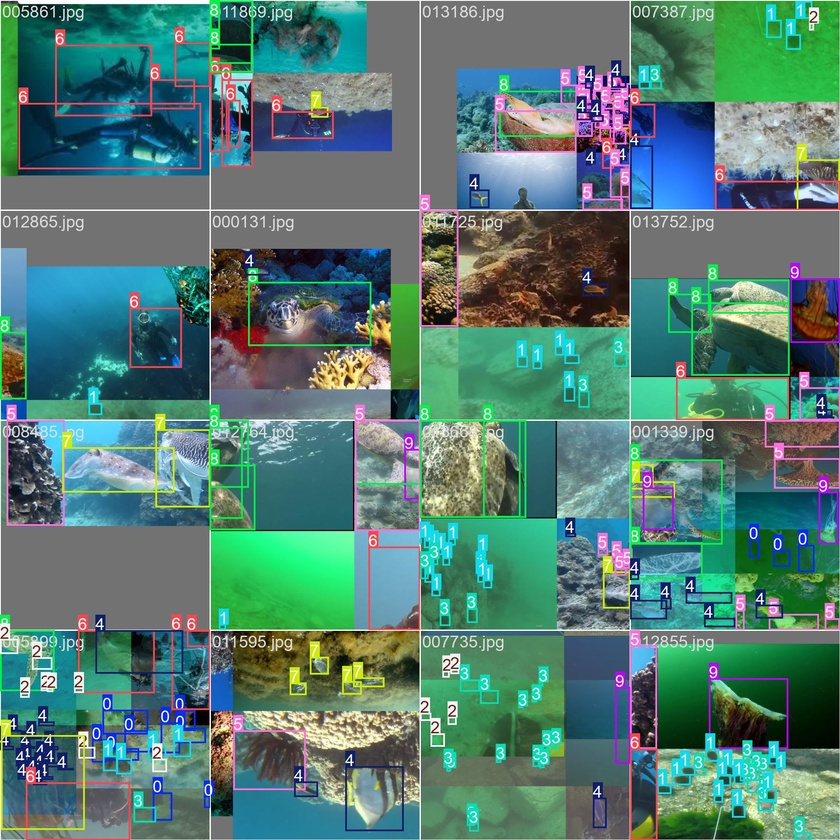
#> input picture notebooks/runs/ruod/yolov8m_raw/train_batch0.jpg, 840 x 840 px, shrunk from 1920 x 1920 before the run
$ python -i weights.py   (imports and definitions only)   (older library calls are emulated)
#> lines starting #> are read from the running program, lines starting #| are printed output that depends on the picture
#> further down, picture is the input picture: shape (840, 840, 3); mean B, G, R 114.9, 123.7, 84.3
import numpy as np
import cv2


def to_float01(img: np.ndarray) -> np.ndarray:
    f = img.astype(np.float32)
    if f.max() > 1.5:
        f = f / 255.0
    return np.clip(f, 0.0, 1.0)


def compute_laplacian_contrast_weight(gray: np.ndarray) -> np.ndarray:

    lap = cv2.Laplacian(gray, cv2.CV_32F, ksize=3)
    return np.abs(lap)


def compute_local_contrast_weight(gray: np.ndarray, kernel_size: int = 5) -> np.ndarray:

    # 5x5 binomial kernel: (1/16) * [1, 4, 6, 4, 1] separable
#> called with kernel_size = 5
    if kernel_size == 5:
        kernel_1d = np.array([1, 4, 6, 4, 1], dtype=np.float32) / 16.0
    else:
        kernel_1d = cv2.getGaussianKernel(kernel_size, -1).flatten().astype(np.float32)

    low_pass = cv2.sepFilter2D(gray, cv2.CV_32F, kernel_1d, kernel_1d)

    w_lc = np.abs(gray - low_pass)

    return w_lc


def compute_saliency_weight(bgr: np.ndarray) -> np.ndarray:

    bgr_uint8 = (bgr * 255).astype(np.uint8)
    lab = cv2.cvtColor(bgr_uint8, cv2.COLOR_BGR2Lab).astype(np.float32)
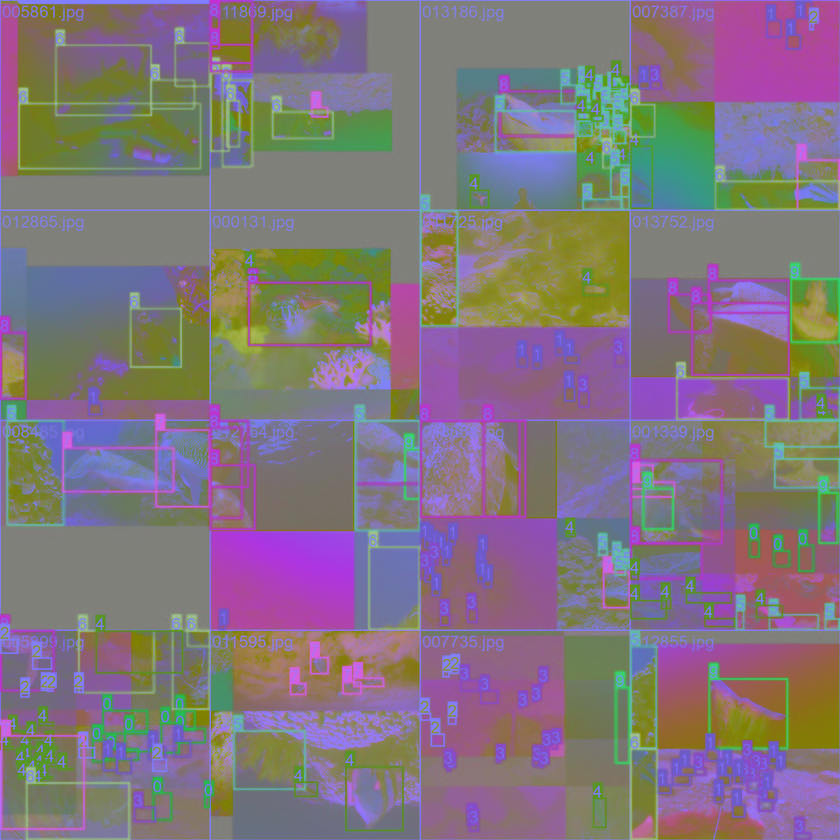
#> lab: shape (840, 840, 3) float32; mean B, G, R 125.9, 116.5, 129.4

    mean_lab = np.mean(lab, axis=(0, 1))
#> mean_lab = [125.9, 116.5, 129.4]

    blurred = cv2.GaussianBlur(lab, (5, 5), 0)

    diff = blurred - mean_lab
    saliency = np.sqrt(np.sum(diff ** 2, axis=2))

    return saliency


def compute_exposedness_weight(bgr: np.ndarray, sigma: float = 0.25) -> np.ndarray:

#> called with sigma = 0.25
    B, G, R = bgr[:, :, 0], bgr[:, :, 1], bgr[:, :, 2]

    gauss_b = np.exp(-((B - 0.5) ** 2) / (2 * sigma ** 2))
    gauss_g = np.exp(-((G - 0.5) ** 2) / (2 * sigma ** 2))
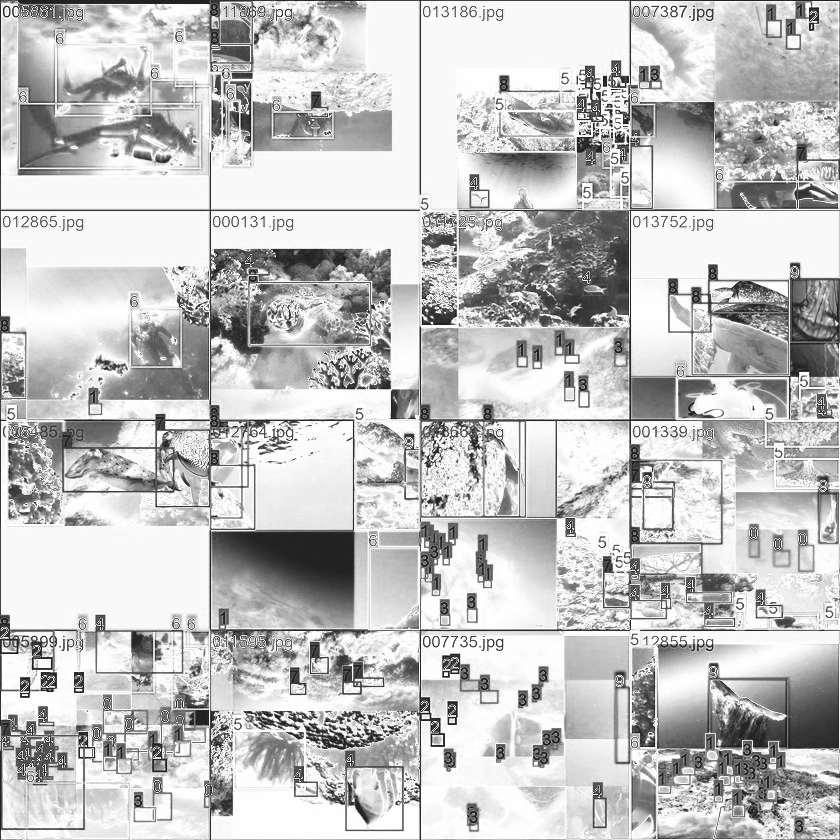
#> gauss_g: shape (840, 840) float32; min 0.135, max 1, mean 0.768
    gauss_r = np.exp(-((R - 0.5) ** 2) / (2 * sigma ** 2))
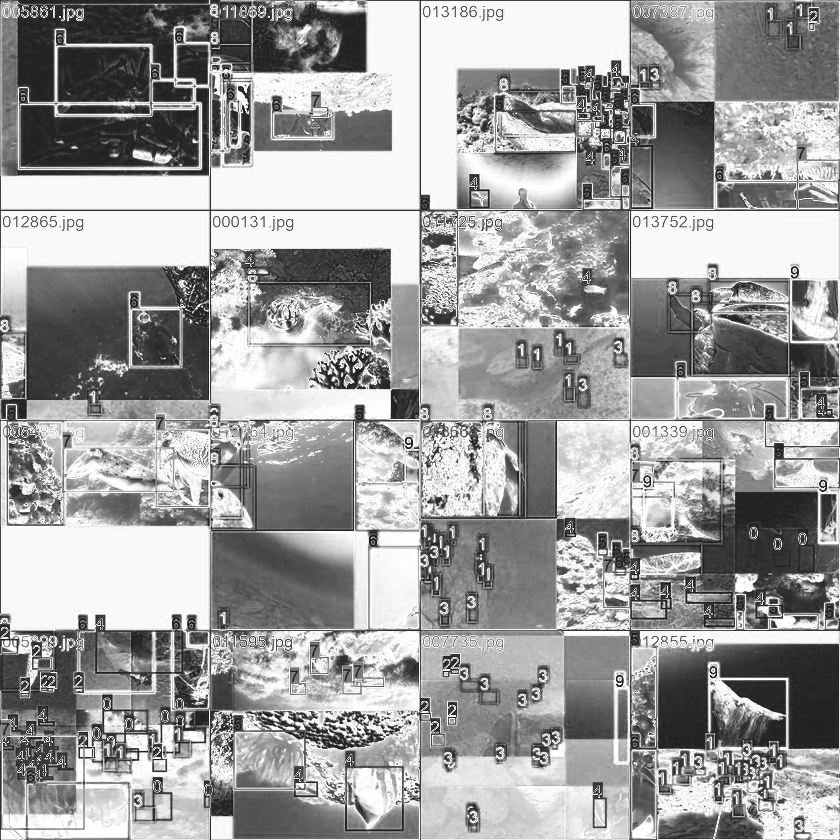
#> gauss_r: shape (840, 840) float32; min 0.135, max 1, mean 0.623

    return gauss_b * gauss_g * gauss_r
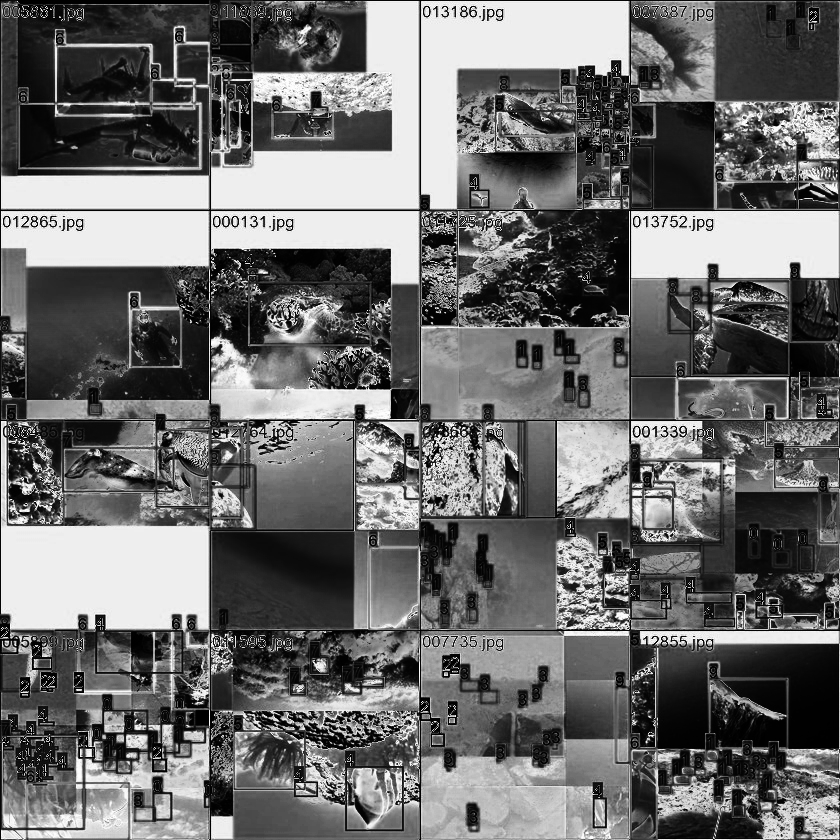
#> returned value: shape (840, 840) float32; min 0.00248, max 1, mean 0.427


def compute_saturation_weight(bgr: np.ndarray) -> np.ndarray:

    return np.std(bgr, axis=2)


def normalize_weight(w: np.ndarray, eps: float = 1e-12) -> np.ndarray:

#> called with eps = 1e-12
    w_min, w_max = w.min(), w.max()
#> w_min = 0; w_max = 6.11
    if w_max - w_min < eps:
        return np.ones_like(w)
    return (w - w_min) / (w_max - w_min)


def compute_weights_ancuti(
    bgr_img: np.ndarray,
    lam_laplacian: float = 1.0,
    lam_local_contrast: float = 1.0,
    lam_saliency: float = 1.0,
    lam_exposedness: float = 1.0,
    exposedness_sigma: float = 0.25,
    use_saturation: bool = False,
    lam_saturation: float = 1.0,
) -> np.ndarray:
    eps = 1e-12
    bgr = to_float01(bgr_img)

    gray = cv2.cvtColor((bgr * 255).astype(np.uint8), cv2.COLOR_BGR2GRAY).astype(np.float32) / 255.0

    w_lap = compute_laplacian_contrast_weight(gray)
    w_lc = compute_local_contrast_weight(gray)
    w_sal = compute_saliency_weight(bgr)
    w_exp = compute_exposedness_weight(bgr, sigma=exposedness_sigma)

    w_lap = normalize_weight(w_lap)
    w_lc = normalize_weight(w_lc)
    w_sal = normalize_weight(w_sal)
#> call 3 of normalize_weight, with eps = 1e-12
#> in normalize_weight (call 3), `w_min, w_max = w.min(), w.max()`: w_min = 0.559; w_max = 133.7
#> in normalize_weight (call 3), `return (w - w_min) / (w_max - w_min)`:
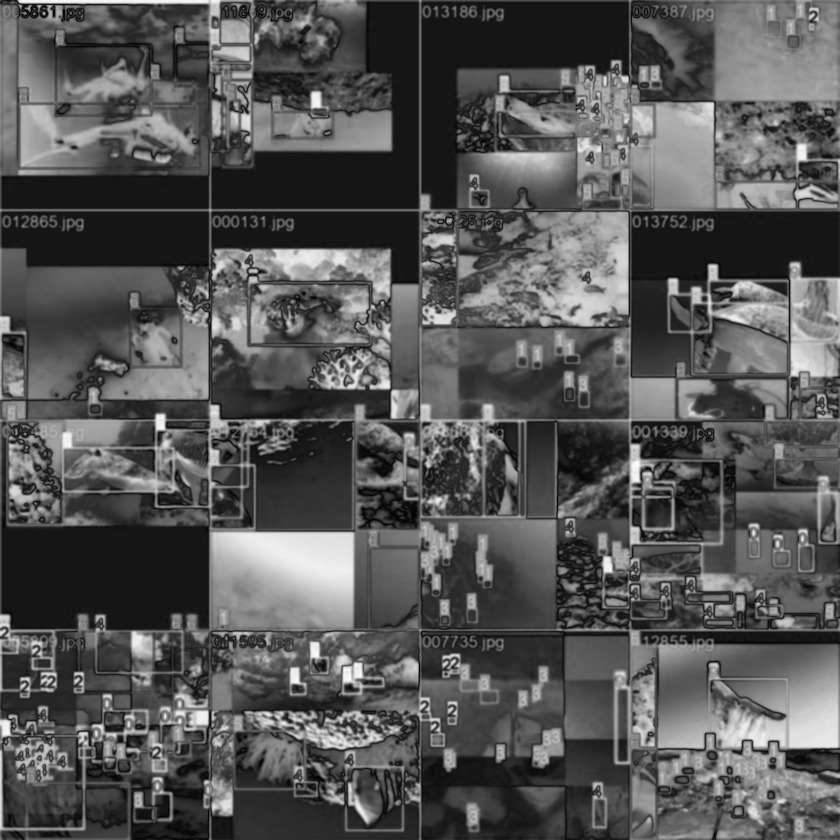
#> returned value: shape (840, 840) float32; min 0, max 1, mean 0.337
    w_exp = normalize_weight(w_exp)

    W_hat = (
        (w_lap ** lam_laplacian) *
        (w_lc ** lam_local_contrast) *
        (w_sal ** lam_saliency) *
        (w_exp ** lam_exposedness)
    )
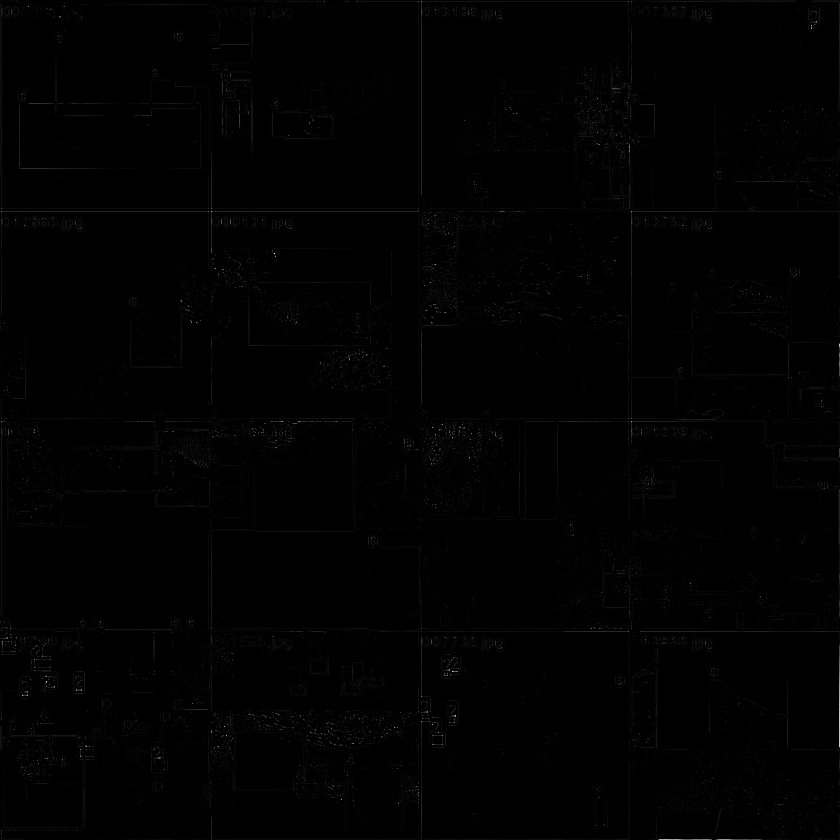
#> W_hat: shape (840, 840) float32; min 0, max 0.149, mean 0.000741; drawn with min black and max white
    if use_saturation:
        w_sat = normalize_weight(compute_saturation_weight(bgr))
        W_hat = W_hat * (w_sat ** lam_saturation)

    return W_hat + eps


# [44 lines left out: functions compute_weights, compute_weights_with_bias, not called in this run]

>>> import cv2
>>> picture = cv2.imread('../../notebooks/runs/ruod/yolov8m_raw/train_batch0.jpg')
>>> result = compute_weights_ancuti(picture)

$ run again, on notebooks/runs/ruod/yolov8m_raw/train_batch1.jpg
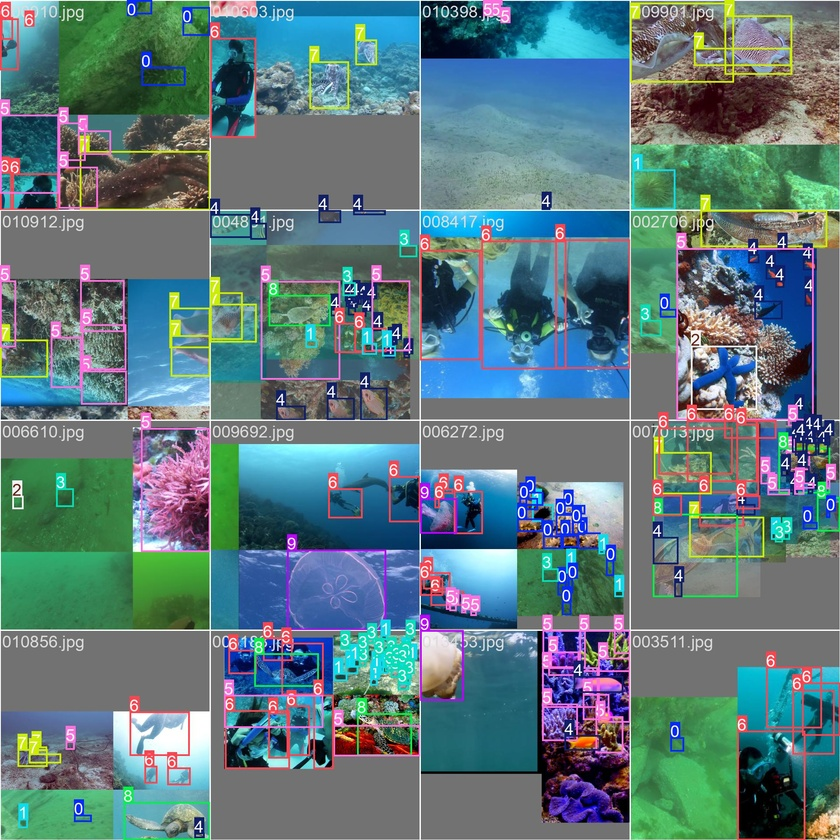
#> input picture notebooks/runs/ruod/yolov8m_raw/train_batch1.jpg, 840 x 840 px, shrunk from 1920 x 1920 before the run
#> picture is the input picture: shape (840, 840, 3); mean B, G, R 125.9, 121.4, 93
#> in compute_saliency_weight, `lab = cv2.cvtColor(bgr_uint8, cv2.COLOR_BGR2Lab).astype(np.float32)`:
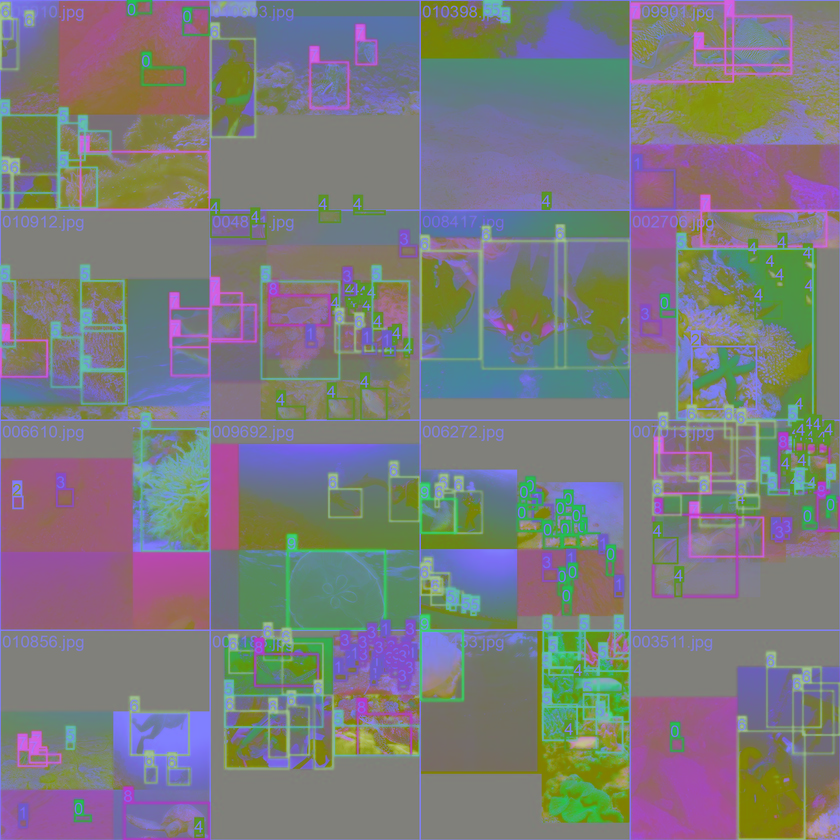
#> lab: shape (840, 840, 3) float32; mean B, G, R 126.3, 122.7, 123.5
#> mean_lab = [126.3, 122.7, 123.5]
#> w_min = 0; w_max = 6.38
#> w_min = 0.527; w_max = 137.9
#> in normalize_weight (call 3), `return (w - w_min) / (w_max - w_min)`:
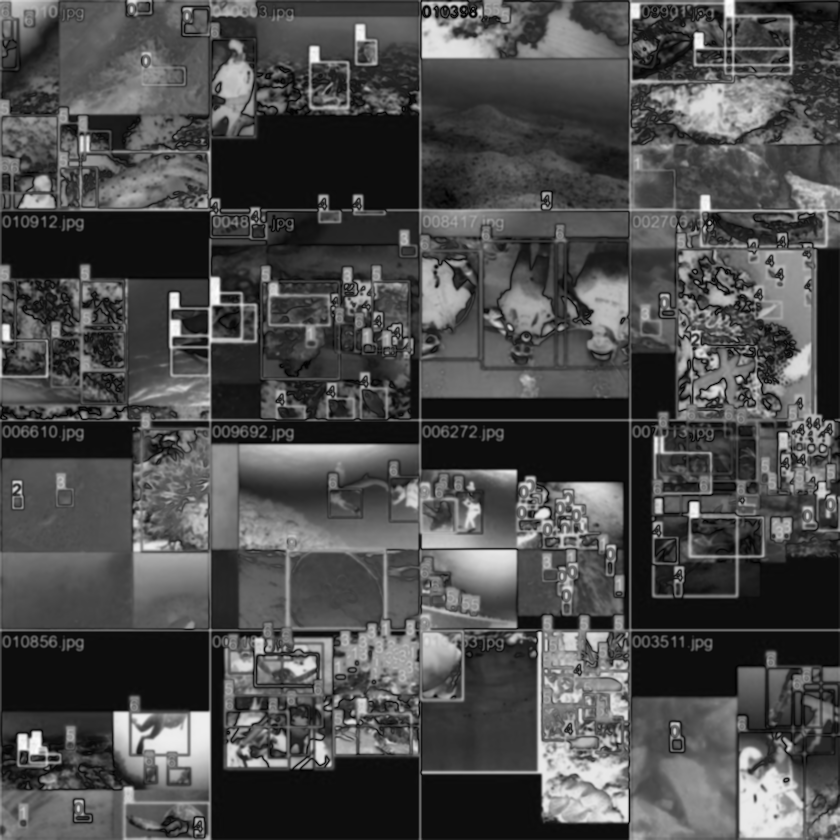
#> returned value: shape (840, 840) float32; min 0, max 1, mean 0.3

$ run again, on notebooks/runs/ruod/yolov8m_raw/train_batch2.jpg
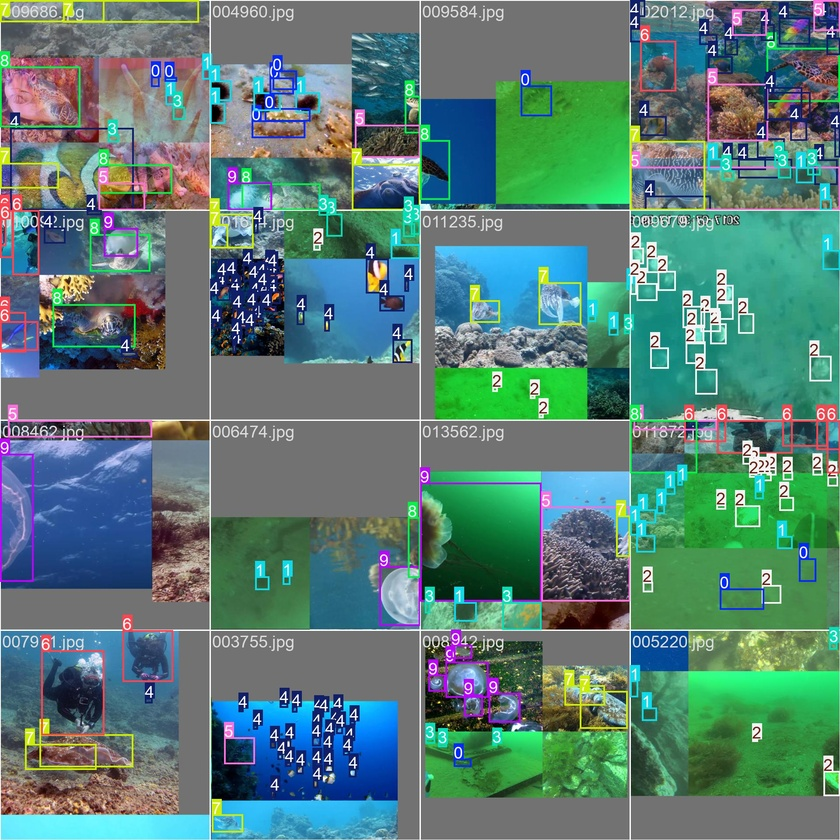
#> input picture notebooks/runs/ruod/yolov8m_raw/train_batch2.jpg, 840 x 840 px, shrunk from 1920 x 1920 before the run
#> picture is the input picture: shape (840, 840, 3); mean B, G, R 118.9, 125.6, 89.2
#> in compute_saliency_weight, `lab = cv2.cvtColor(bgr_uint8, cv2.COLOR_BGR2Lab).astype(np.float32)`:
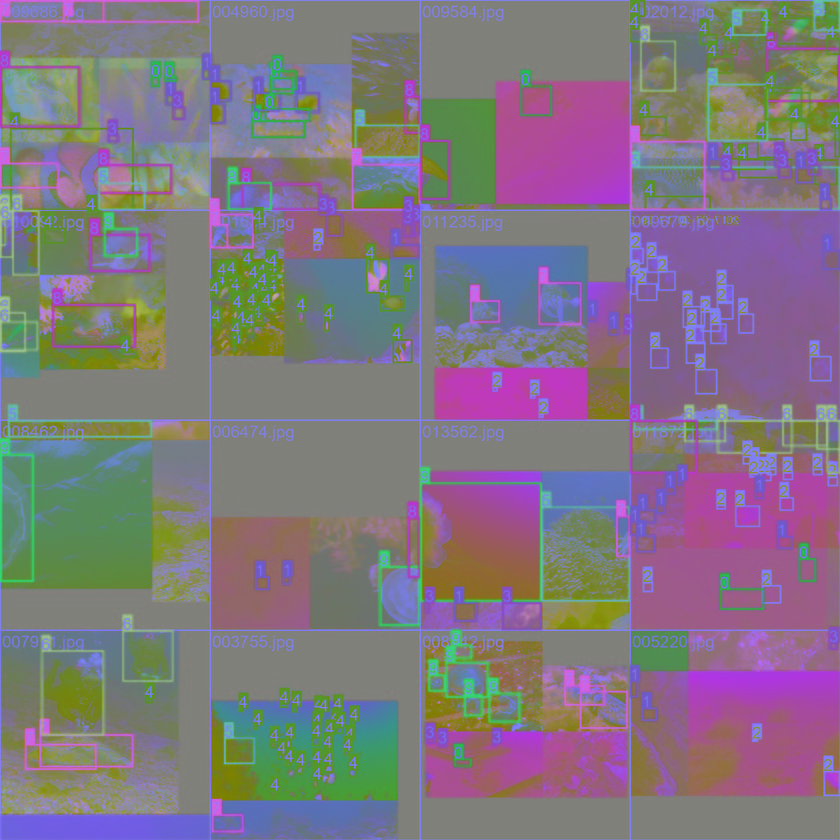
#> lab: shape (840, 840, 3) float32; mean B, G, R 128.7, 118.1, 128.5
#> mean_lab = [128.7, 118.1, 128.5]
#> w_min = 0; w_max = 5.98
#> w_min = 0.547; w_max = 131.5
#> in normalize_weight (call 3), `return (w - w_min) / (w_max - w_min)`:
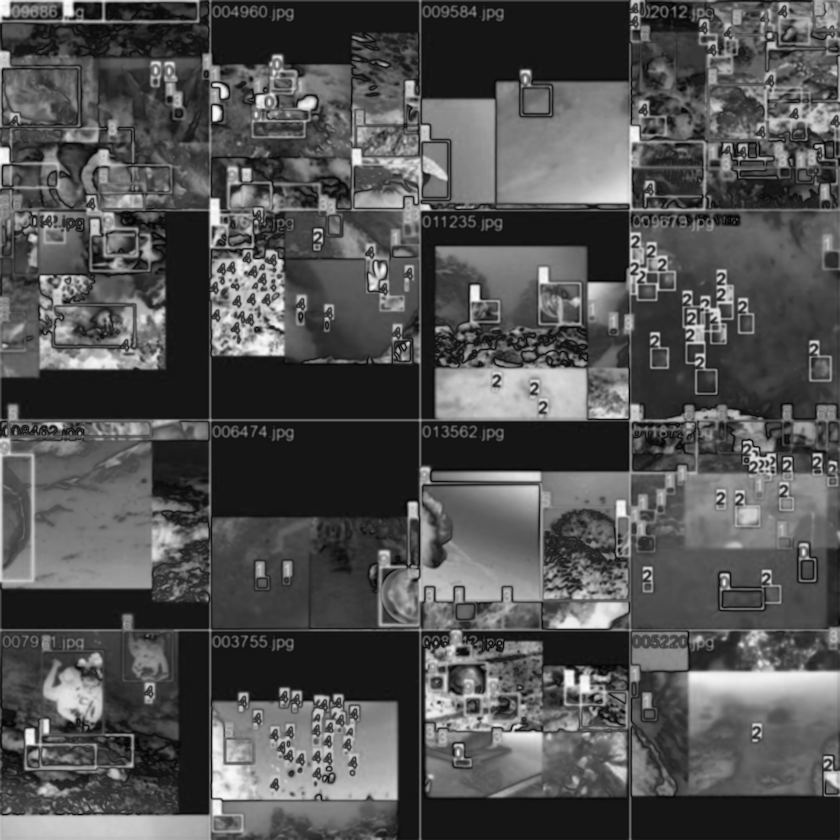
#> returned value: shape (840, 840) float32; min 0, max 1, mean 0.324
